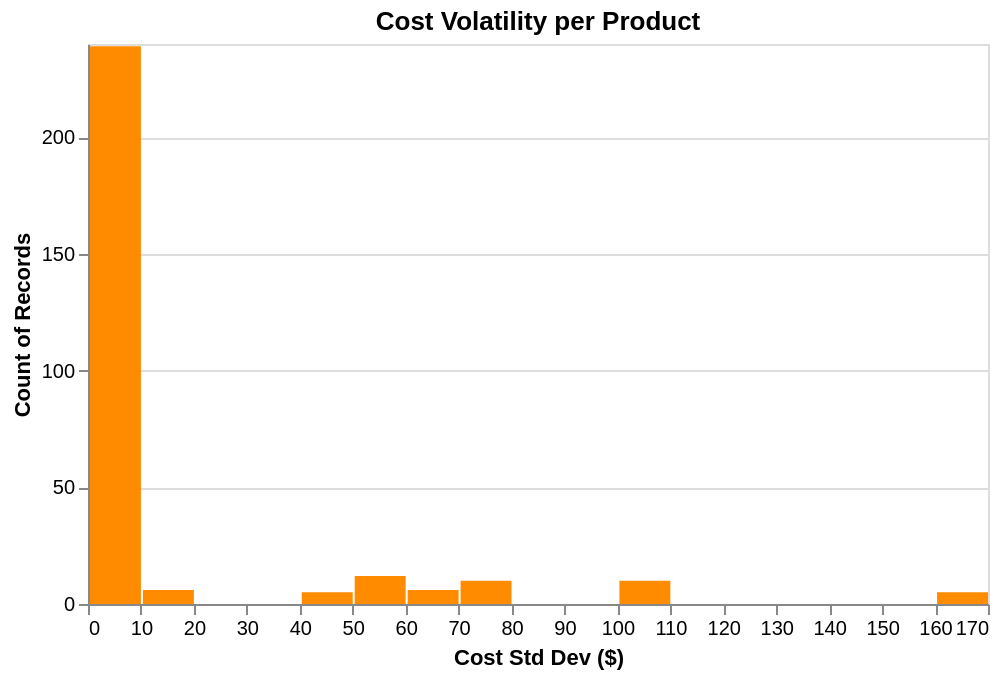

The notebook cell saved with this chart:
### Markdown cell above
### B.3 Explore Feature of Interest `Cost Volatility` (derived)

### Code cell
cost_vol = df.groupby('product_id')['standard_cost'].agg(['std','max','min']).reset_index()
cost_vol.columns = ['product_id','cost_std','max_cost','min_cost']
cost_vol['cost_change'] = cost_vol['max_cost'] - cost_vol['min_cost']
cost_vol['cost_std'] = cost_vol['cost_std'].fillna(0)
print(cost_vol['cost_std'].describe())
alt.Chart(cost_vol).mark_bar(color='darkorange').encode(
    x=alt.X('cost_std:Q', bin=alt.Bin(maxbins=25), title='Cost Std Dev ($)'),
    y='count():Q'
).properties(title='Cost Volatility per Product', width=450, height=280)

### Figure 1 — Vega-Lite specification as saved in the notebook (floating-point values rounded to 4 significant figures; data arrays with more than 128 entries replaced by an {"elided": "..."} marker saying what was removed)
{"config": {"view": {"continuousWidth": 300, "continuousHeight": 300}}, "data": {"name": "data-fb58ccae080965730831a382ac8ad99d"}, "mark": {"type": "bar", "color": "darkorange"}, "encoding": {"x": {"bin": {"maxbins": 25}, "field": "cost_std", "title": "Cost Std Dev ($)", "type": "quantitative"}, "y": {"aggregate": "count", "type": "quantitative"}}, "height": 280, "title": "Cost Volatility per Product", "width": 450, "$schema": "https://vega.github.io/schema/vega-lite/v5.20.1.json", "datasets": {"data-fb58ccae080965730831a382ac8ad99d": {"elided": "293 records"}}}
